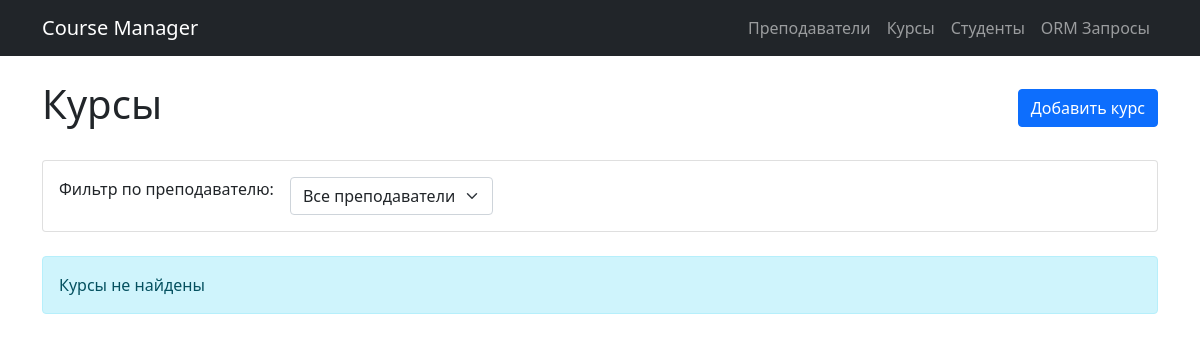
The page /schedule/courses/ on the database as committed earlier.
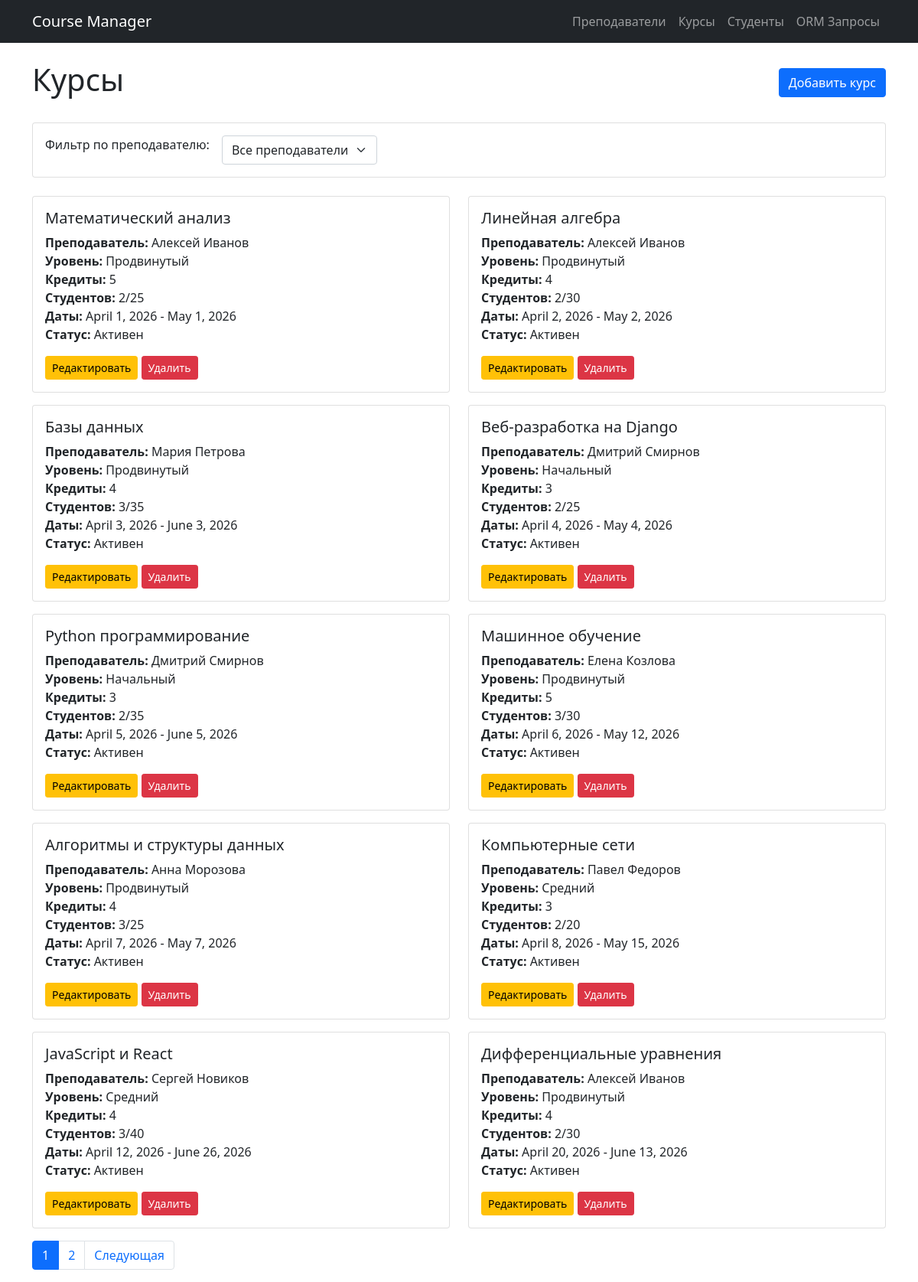
The same page on the database as committed later.
### schedule/models.py (models this page shows, shortened)
class Course(models.Model):
    LEVEL_CHOICES = [
        ('beginner', 'Начальный'),
        ('intermediate', 'Средний'),
        ('advanced', 'Продвинутый'),
    ]
    title = models.CharField(
        max_length=200,
        unique=True,
        verbose_name="Название курса",
        db_index=True
    )
    description = models.TextField(
        verbose_name="Описание"
    )
    teacher = models.ForeignKey(
        Teacher,
        on_delete=models.SET_NULL,
        null=True,
        blank=True,
        related_name='courses',
        verbose_name="Преподаватель"
    )
    level = models.CharField(
        max_length=20,
        choices=LEVEL_CHOICES,
        default='beginner',
        verbose_name="Уровень"
    )
    credits = models.PositiveIntegerField(
        default=3,
        verbose_name="Кредиты"
    )
    max_students = models.PositiveIntegerField(
        default=30,
        verbose_name="Максимум студентов"
    )
    start_date = models.DateField(
        verbose_name="Дата начала"
    )
    end_date = models.DateField(
        verbose_name="Дата окончания"
    )
    is_active = models.BooleanField(
        default=True,
        verbose_name="Активен"
    )
    created_at = models.DateTimeField(
        auto_now_add=True,
        verbose_name="Дата создания"
    )
    class Meta:
        verbose_name = "Курс"
        verbose_name_plural = "Курсы"

class Teacher(models.Model):
    first_name = models.CharField(
        max_length=50,
        verbose_name="Имя",
        db_index=True
    )
    last_name = models.CharField(
        max_length=50,
        verbose_name="Фамилия",
        db_index=True
    )
    patronymic = models.CharField(
        max_length=50,
        blank=True,
        null=True,
        verbose_name="Отчество"
    )
    email = models.EmailField(
        unique=True,
        verbose_name="Email",
        help_text="Уникальный email преподавателя"
    )
    phone = models.CharField(
        max_length=20,
        blank=True,
        null=True,
        verbose_name="Телефон"
    )
    hire_date = models.DateField(
        verbose_name="Дата найма"
    )
    is_active = models.BooleanField(
        default=True,
        verbose_name="Активен"
    )
    created_at = models.DateTimeField(
        auto_now_add=True,
        verbose_name="Дата создания"
    )
    updated_at = models.DateTimeField(
        auto_now=True,
        verbose_name="Дата обновления"
    )
    class Meta:
        verbose_name = "Преподаватель"
        verbose_name_plural = "Преподаватели"
        ordering = ['first_name', 'last_name', 'patronymic']
        unique_together = ['last_name', 'first_name', 'patronymic']

### schedule/views.py (the view)
# urls.py: path('courses/', views.CourseListView.as_view(), name='course_list'),
class CourseListView(ListView):
    model = Course
    template_name = 'schedule/course_list.html'
    context_object_name = 'courses'
    paginate_by = 10
    def get_queryset(self):
        queryset = super().get_queryset()
        teacher_id = self.request.GET.get('teacher')
        if teacher_id:
            queryset = queryset.filter(teacher_id=teacher_id)
        return queryset
    def get_context_data(self, **kwargs):
        context = super().get_context_data(**kwargs)
        context['teachers'] = Teacher.objects.all()
        context['selected_teacher'] = self.request.GET.get('teacher', '')
        return context

### schedule/templates/schedule/course_list.html (shortened to what this page needs)
{% extends 'schedule/base.html' %}
{% block content %}
<div class="d-flex justify-content-between align-items-center mb-4">
    <h1>Курсы</h1>
    <a href="{% url 'schedule:course_create' %}" class="btn btn-primary">Добавить курс</a>
</div>
<div class="card mb-4">
    <div class="card-body">
        <form method="get" class="row g-3">
            <div class="col-auto">
                <label for="teacher" class="form-label">Фильтр по преподавателю:</label>
            </div>
            <div class="col-auto">
                <select name="teacher" id="teacher" class="form-select" onchange="this.form.submit()">
                    <option value="">Все преподаватели</option>
                </select>
            </div>
        </form>
    </div>
</div>
<div class="row">
    {% for course in courses %}
    <div class="col-md-6 mb-3">
        <div class="card">
            <div class="card-body">
                <h5 class="card-title">{{ course.title }}</h5>
                <p class="card-text">
                    <strong>Преподаватель:</strong>
                    {% if course.teacher %}
                        {{ course.teacher.first_name }} {{ course.teacher.last_name }}
                    {% else %}
                        <span class="text-muted">Не назначен</span>
                    {% endif %}<br>
                    <strong>Уровень:</strong> {{ course.get_level_display }}<br>
                    <strong>Кредиты:</strong> {{ course.credits }}<br>
                    <strong>Студентов:</strong> {{ course.students.count }}/{{ course.max_students }}<br>
                    <strong>Даты:</strong> {{ course.start_date }} - {{ course.end_date }}<br>
                    <strong>Статус:</strong> {% if course.is_active %}Активен{% else %}Неактивен{% endif %}
                </p>
                <a href="{% url 'schedule:course_update' course.pk %}" class="btn btn-warning btn-sm">Редактировать</a>
                <a href="{% url 'schedule:course_delete' course.pk %}" class="btn btn-danger btn-sm">Удалить</a>
            </div>
        </div>
    </div>
    {% empty %}
    <div class="col">
        <div class="alert alert-info">Курсы не найдены</div>
    </div>
    {% endfor %}
</div>
{% if is_paginated %}
<nav aria-label="Page navigation">
    <ul class="pagination">
        {% for num in page_obj.paginator.page_range %}
        <li class="page-item {% if page_obj.number == num %}active{% endif %}">
            <a class="page-link" href="?page={{ num }}{% if selected_teacher %}&teacher={{ selected_teacher }}{% endif %}">{{ num }}</a>
        </li>
        {% endfor %}
        {% if page_obj.has_next %}
        <li class="page-item"><a class="page-link" href="?page={{ page_obj.next_page_number }}{% if selected_teacher %}&teacher={{ selected_teacher }}{% endif %}">Следующая</a></li>
        {% endif %}
    </ul>
</nav>
{% endif %}
{% endblock %}

Rows that differ between the two databases and show on the page:
added Course: title "Математический анализ", teacher.first_name "Алексей", teacher.last_name "Иванов", level "Продвинутый", credits "5", students.count "2", max_students "25", start_date "April 1, 2026", end_date "May 1, 2026", is_active "Активен"
added Course: title "Линейная алгебра", teacher.first_name "Алексей", teacher.last_name "Иванов", level "Продвинутый", credits "4", students.count "2", max_students "30", start_date "April 2, 2026", end_date "May 2, 2026", is_active "Активен"
added Course: title "Базы данных", teacher.first_name "Мария", teacher.last_name "Петрова", level "Продвинутый", credits "4", students.count "3", max_students "35", start_date "April 3, 2026", end_date "June 3, 2026", is_active "Активен"
added Course: title "Веб-разработка на Django", teacher.first_name "Дмитрий", teacher.last_name "Смирнов", level "Начальный", credits "3", students.count "2", max_students "25", start_date "April 4, 2026", end_date "May 4, 2026", is_active "Активен"
added Course: title "Python программирование", teacher.first_name "Дмитрий", teacher.last_name "Смирнов", level "Начальный", credits "3", students.count "2", max_students "35", start_date "April 5, 2026", end_date "June 5, 2026", is_active "Активен"
added Course: title "Машинное обучение", teacher.first_name "Елена", teacher.last_name "Козлова", level "Продвинутый", credits "5", students.count "3", max_students "30", start_date "April 6, 2026", end_date "May 12, 2026", is_active "Активен"
added Course: title "Алгоритмы и структуры данных", teacher.first_name "Анна", teacher.last_name "Морозова", level "Продвинутый", credits "4", students.count "3", max_students "25", start_date "April 7, 2026", end_date "May 7, 2026", is_active "Активен"
added Course: title "Компьютерные сети", teacher.first_name "Павел", teacher.last_name "Федоров", level "Средний", credits "3", students.count "2", max_students "20", start_date "April 8, 2026", end_date "May 15, 2026", is_active "Активен"
added Course: title "JavaScript и React", teacher.first_name "Сергей", teacher.last_name "Новиков", level "Средний", credits "4", students.count "3", max_students "40", start_date "April 12, 2026", end_date "June 26, 2026", is_active "Активен"
added Course: title "Дифференциальные уравнения", teacher.first_name "Алексей", teacher.last_name "Иванов", level "Продвинутый", credits "4", students.count "2", max_students "30", start_date "April 20, 2026", end_date "June 13, 2026", is_active "Активен"
Other text that changed with them:
new list line: "1"
new list line: "2"
text no longer shown: "Курсы не найдены"
text now shown: "Следующая"
